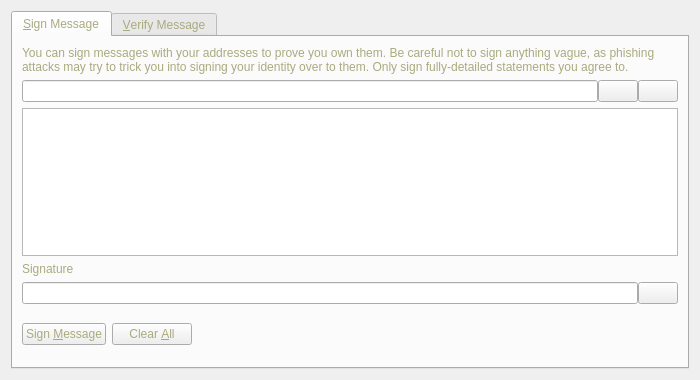
<?xml version="1.0" encoding="UTF-8"?>
<ui version="4.0">
 <class>SignVerifyMessageDialog</class>
 <widget class="QDialog" name="SignVerifyMessageDialog">
  <property name="geometry">
   <rect>
    <x>0</x>
    <y>0</y>
    <width>700</width>
    <height>380</height>
   </rect>
  </property>
  <property name="windowTitle">
   <string>Signatures - Sign / Verify a Message</string>
  </property>
  <property name="styleSheet">
   <string notr="true">background-image: url(:/images/bkg2);
color: rgb(255, 249, 178);
color: rgb(170, 170, 127);</string>
  </property>
  <property name="modal">
   <bool>true</bool>
  </property>
  <layout class="QVBoxLayout" name="verticalLayout">
   <item>
    <widget class="QTabWidget" name="tabWidget">
     <property name="currentIndex">
      <number>0</number>
     </property>
     <widget class="QWidget" name="tabSignMessage">
      <attribute name="title">
       <string>&amp;Sign Message</string>
      </attribute>
      <layout class="QVBoxLayout" name="verticalLayout_SM">
       <item>
        <widget class="QLabel" name="infoLabel_SM">
         <property name="text">
          <string>You can sign messages with your addresses to prove you own them. Be careful not to sign anything vague, as phishing attacks may try to trick you into signing your identity over to them. Only sign fully-detailed statements you agree to.</string>
         </property>
         <property name="textFormat">
          <enum>Qt::PlainText</enum>
         </property>
         <property name="wordWrap">
          <bool>true</bool>
         </property>
        </widget>
       </item>
       <item>
        <layout class="QHBoxLayout" name="horizontalLayout_1_SM">
         <property name="spacing">
          <number>0</number>
         </property>
         <item>
          <widget class="QValidatedLineEdit" name="addressIn_SM">
           <property name="toolTip">
            <string>The address to sign the message with (e.g. Ler4HNAEfwYhBmGXcFP2Po1NpRUEiK8km2)</string>
           </property>
           <property name="maxLength">
            <number>34</number>
           </property>
          </widget>
         </item>
         <item>
          <widget class="QPushButton" name="addressBookButton_SM">
           <property name="toolTip">
            <string>Choose an address from the address book</string>
           </property>
           <property name="text">
            <string/>
           </property>
           <property name="icon">
            <iconset resource="../bitcoin.qrc">
             <normaloff>:/icons/address-book</normaloff>:/icons/address-book</iconset>
           </property>
           <property name="shortcut">
            <string>Alt+A</string>
           </property>
           <property name="autoDefault">
            <bool>false</bool>
           </property>
          </widget>
         </item>
         <item>
          <widget class="QPushButton" name="pasteButton_SM">
           <property name="toolTip">
            <string>Paste address from clipboard</string>
           </property>
           <property name="text">
            <string/>
           </property>
           <property name="icon">
            <iconset resource="../bitcoin.qrc">
             <normaloff>:/icons/editpaste</normaloff>:/icons/editpaste</iconset>
           </property>
           <property name="shortcut">
            <string>Alt+P</string>
           </property>
           <property name="autoDefault">
            <bool>false</bool>
           </property>
          </widget>
         </item>
        </layout>
       </item>
       <item>
        <widget class="QPlainTextEdit" name="messageIn_SM">
         <property name="toolTip">
          <string>Enter the message you want to sign here</string>
         </property>
        </widget>
       </item>
       <item>
        <widget class="QLabel" name="signatureLabel_SM">
         <property name="text">
          <string>Signature</string>
         </property>
         <property name="textFormat">
          <enum>Qt::PlainText</enum>
         </property>
        </widget>
       </item>
       <item>
        <layout class="QHBoxLayout" name="horizontalLayout_2_SM">
         <property name="spacing">
          <number>0</number>
         </property>
         <item>
          <widget class="QLineEdit" name="signatureOut_SM">
           <property name="font">
            <font>
             <italic>true</italic>
            </font>
           </property>
           <property name="readOnly">
            <bool>true</bool>
           </property>
          </widget>
         </item>
         <item>
          <widget class="QPushButton" name="copySignatureButton_SM">
           <property name="toolTip">
            <string>Copy the current signature to the system clipboard</string>
           </property>
           <property name="text">
            <string/>
           </property>
           <property name="icon">
            <iconset resource="../bitcoin.qrc">
             <normaloff>:/icons/editcopy</normaloff>:/icons/editcopy</iconset>
           </property>
           <property name="autoDefault">
            <bool>false</bool>
           </property>
          </widget>
         </item>
        </layout>
       </item>
       <item>
        <layout class="QHBoxLayout" name="horizontalLayout_3_SM">
         <item>
          <widget class="QPushButton" name="signMessageButton_SM">
           <property name="toolTip">
            <string>Sign the message to prove you own this Spartancoin address</string>
           </property>
           <property name="text">
            <string>Sign &amp;Message</string>
           </property>
           <property name="icon">
            <iconset resource="../bitcoin.qrc">
             <normaloff>:/icons/edit</normaloff>:/icons/edit</iconset>
           </property>
           <property name="autoDefault">
            <bool>false</bool>
           </property>
          </widget>
         </item>
         <item>
          <widget class="QPushButton" name="clearButton_SM">
           <property name="toolTip">
            <string>Reset all sign message fields</string>
           </property>
           <property name="text">
            <string>Clear &amp;All</string>
           </property>
           <property name="icon">
            <iconset resource="../bitcoin.qrc">
             <normaloff>:/icons/remove</normaloff>:/icons/remove</iconset>
           </property>
           <property name="autoDefault">
            <bool>false</bool>
           </property>
          </widget>
         </item>
         <item>
          <spacer name="horizontalSpacer_1_SM">
           <property name="orientation">
            <enum>Qt::Horizontal</enum>
           </property>
           <property name="sizeHint" stdset="0">
            <size>
             <width>40</width>
             <height>48</height>
            </size>
           </property>
          </spacer>
         </item>
         <item>
          <widget class="QLabel" name="statusLabel_SM">
           <property name="font">
            <font>
             <weight>75</weight>
             <bold>true</bold>
            </font>
           </property>
           <property name="text">
            <string/>
           </property>
           <property name="wordWrap">
            <bool>true</bool>
           </property>
          </widget>
         </item>
         <item>
          <spacer name="horizontalSpacer_2_SM">
           <property name="orientation">
            <enum>Qt::Horizontal</enum>
           </property>
           <property name="sizeHint" stdset="0">
            <size>
             <width>40</width>
             <height>48</height>
            </size>
           </property>
          </spacer>
         </item>
        </layout>
       </item>
      </layout>
     </widget>
     <widget class="QWidget" name="tabVerifyMessage">
      <attribute name="title">
       <string>&amp;Verify Message</string>
      </attribute>
      <layout class="QVBoxLayout" name="verticalLayout_VM">
       <item>
        <widget class="QLabel" name="infoLabel_VM">
         <property name="text">
          <string>Enter the signing address, message (ensure you copy line breaks, spaces, tabs, etc. exactly) and signature below to verify the message. Be careful not to read more into the signature than what is in the signed message itself, to avoid being tricked by a man-in-the-middle attack.</string>
         </property>
         <property name="textFormat">
          <enum>Qt::PlainText</enum>
         </property>
         <property name="alignment">
          <set>Qt::AlignLeading|Qt::AlignLeft|Qt::AlignTop</set>
         </property>
         <property name="wordWrap">
          <bool>true</bool>
         </property>
        </widget>
       </item>
       <item>
        <layout class="QHBoxLayout" name="horizontalLayout_1_VM">
         <property name="spacing">
          <number>0</number>
         </property>
         <item>
          <widget class="QValidatedLineEdit" name="addressIn_VM">
           <property name="toolTip">
            <string>The address the message was signed with (e.g. Ler4HNAEfwYhBmGXcFP2Po1NpRUEiK8km2)</string>
           </property>
           <property name="maxLength">
            <number>34</number>
           </property>
          </widget>
         </item>
         <item>
          <widget class="QPushButton" name="addressBookButton_VM">
           <property name="toolTip">
            <string>Choose an address from the address book</string>
           </property>
           <property name="text">
            <string/>
           </property>
           <property name="icon">
            <iconset resource="../bitcoin.qrc">
             <normaloff>:/icons/address-book</normaloff>:/icons/address-book</iconset>
           </property>
           <property name="shortcut">
            <string>Alt+A</string>
           </property>
           <property name="autoDefault">
            <bool>false</bool>
           </property>
          </widget>
         </item>
        </layout>
       </item>
       <item>
        <widget class="QPlainTextEdit" name="messageIn_VM"/>
       </item>
       <item>
        <widget class="QValidatedLineEdit" name="signatureIn_VM"/>
       </item>
       <item>
        <layout class="QHBoxLayout" name="horizontalLayout_2_VM">
         <item>
          <widget class="QPushButton" name="verifyMessageButton_VM">
           <property name="toolTip">
            <string>Verify the message to ensure it was signed with the specified Spartancoin address</string>
           </property>
           <property name="text">
            <string>Verify &amp;Message</string>
           </property>
           <property name="icon">
            <iconset resource="../bitcoin.qrc">
             <normaloff>:/icons/transaction_0</normaloff>:/icons/transaction_0</iconset>
           </property>
           <property name="autoDefault">
            <bool>false</bool>
           </property>
          </widget>
         </item>
         <item>
          <widget class="QPushButton" name="clearButton_VM">
           <property name="toolTip">
            <string>Reset all verify message fields</string>
           </property>
           <property name="text">
            <string>Clear &amp;All</string>
           </property>
           <property name="icon">
            <iconset resource="../bitcoin.qrc">
             <normaloff>:/icons/remove</normaloff>:/icons/remove</iconset>
           </property>
           <property name="autoDefault">
            <bool>false</bool>
           </property>
          </widget>
         </item>
         <item>
          <spacer name="horizontalSpacer_1_VM">
           <property name="orientation">
            <enum>Qt::Horizontal</enum>
           </property>
           <property name="sizeHint" stdset="0">
            <size>
             <width>40</width>
             <height>48</height>
            </size>
           </property>
          </spacer>
         </item>
         <item>
          <widget class="QLabel" name="statusLabel_VM">
           <property name="font">
            <font>
             <weight>75</weight>
             <bold>true</bold>
            </font>
           </property>
           <property name="text">
            <string/>
           </property>
           <property name="wordWrap">
            <bool>true</bool>
           </property>
          </widget>
         </item>
         <item>
          <spacer name="horizontalSpacer_2_VM">
           <property name="orientation">
            <enum>Qt::Horizontal</enum>
           </property>
           <property name="sizeHint" stdset="0">
            <size>
             <width>40</width>
             <height>48</height>
            </size>
           </property>
          </spacer>
         </item>
        </layout>
       </item>
      </layout>
     </widget>
    </widget>
   </item>
  </layout>
 </widget>
 <customwidgets>
  <customwidget>
   <class>QValidatedLineEdit</class>
   <extends>QLineEdit</extends>
   <header>qvalidatedlineedit.h</header>
  </customwidget>
 </customwidgets>
 <resources>
  <include location="../bitcoin.qrc"/>
 </resources>
 <connections/>
</ui>
